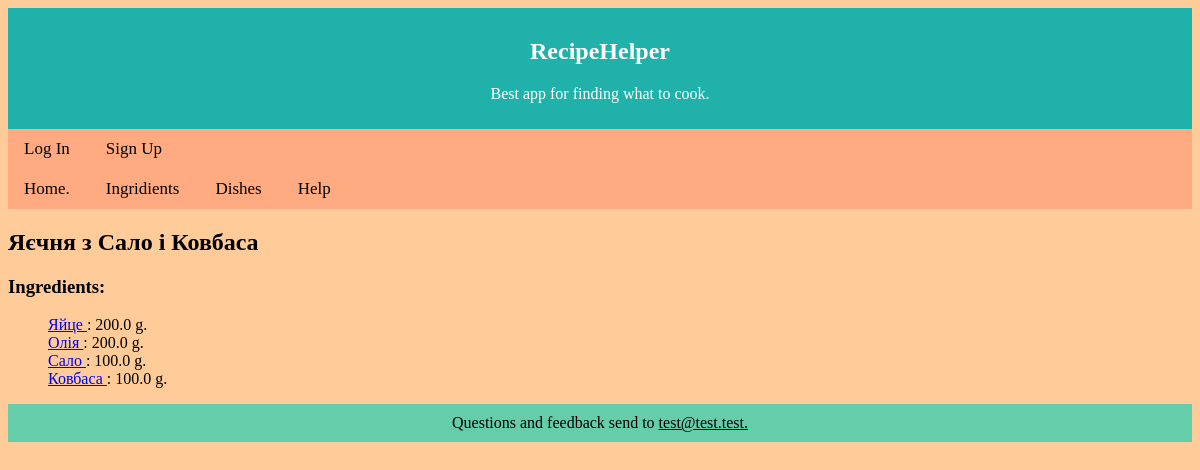
Screenshot of /recipe/204/ with the database file from the repository.
### Picker/models.py (models this page shows, shortened)
class Dish(models.Model):
    name = models.CharField(max_length = 100)
    description = models.TextField(blank=True, default='')

class Recipe(models.Model):
    dish = models.ForeignKey(Dish, on_delete=models.CASCADE)
    ingredient = models.ForeignKey(Ingredient, on_delete=models.PROTECT)
    amount = models.DecimalField(max_digits = 10, decimal_places = 1, null = True)
    class Meta:
        unique_together = (('dish', 'ingredient'),)

class Ingredient(models.Model):
    name = models.CharField(max_length = 40, unique = True)
    units = models.CharField(max_length = 10, default = 'g.')
    description = models.TextField(blank = True, default = '')

### Picker/views.py (the view)
# urls.py: path('recipe/<int:dish_id>/', views.recipe, name='recipe'),
def recipe(request, dish_id):
    try:
        rec = Dish.objects.get(pk=dish_id)
    except Dish.DoesNotExist:
        raise Http404("There is no such recipe.")
    ing_list = Recipe.objects.filter(dish_id=dish_id).select_related('ingredient')
    if request.method == 'POST':
        is_deleted = False
        for temp in ing_list:
            if str(temp.ingredient_id) in request.POST:
                Recipe.objects.filter(pk=temp.pk).delete()
                form = DishForm()
                is_deleted = True
                break
        if not is_deleted:
            form = DishForm(request.POST)
            if form.is_valid():
                ing2rec = Recipe(dish_id = dish_id, ingredient_id = form.cleaned_data['ingredient'],
                                 amount=form.cleaned_data['amount'])
                ing2rec.save()
        ing_list = Recipe.objects.filter(dish_id=dish_id).select_related('ingredient')
    else:
        form = DishForm()
    template = loader.get_template('dish.html')
    context = {
        'dish_name': rec.name,
        'ingredients_list': ing_list,
        'dish_description': rec.description,
        'form': form,
    }
    return HttpResponse(template.render(context, request))

### templates/dish.html (shortened to what this page needs)
{% extends 'base.html' %}
{% block nav %}
<nav>
    <a href="{% url 'index' %}">Home.</a>
    <a href="{% url 'ing_cat' %}">Ingridients</a>
    <a href="{% url 'catalog' %}">Dishes</a>
    <a>Help</a>
</nav>
{% endblock %}
{% block content %}
<h2>{{ dish_name }}</h2>
<h3>Ingredients:</h3>
{% if ingredients_list %}
<ul id="inline">
    {% for ing in ingredients_list %}
        <li>
            <form method="post" >
                <a href="/ingredient/{{ ing.ingredient_id }} "> {{ ing.ingredient.name }} </a> : {{ ing.amount }} {{ ing.ingredient.units }}
            </form>
        </li>
    {% endfor %}
</ul>
{% endif %}
{% endblock %}

### static/first.css (style rules this page uses)
body { background-color: #ffcc99; }
nav { width: 100%; background-color: #ffaa80; padding: 10px 0px; overflow: hidden; }
nav a { color: black; text-align: center; padding: 14px 16px; text-decoration: none; font-size: 17px; }
ul#inline li { display: inline; }

### rows the page displays
Dish: name "Яєчня з Сало і Ковбаса"
Recipe: ingredient.name "Яйце", amount "200.0", ingredient.units "g."
Recipe: ingredient.name "Олія", amount "200.0", ingredient.units "g."
Recipe: ingredient.name "Сало", amount "100.0", ingredient.units "g."
Recipe: ingredient.name "Ковбаса", amount "100.0", ingredient.units "g."
